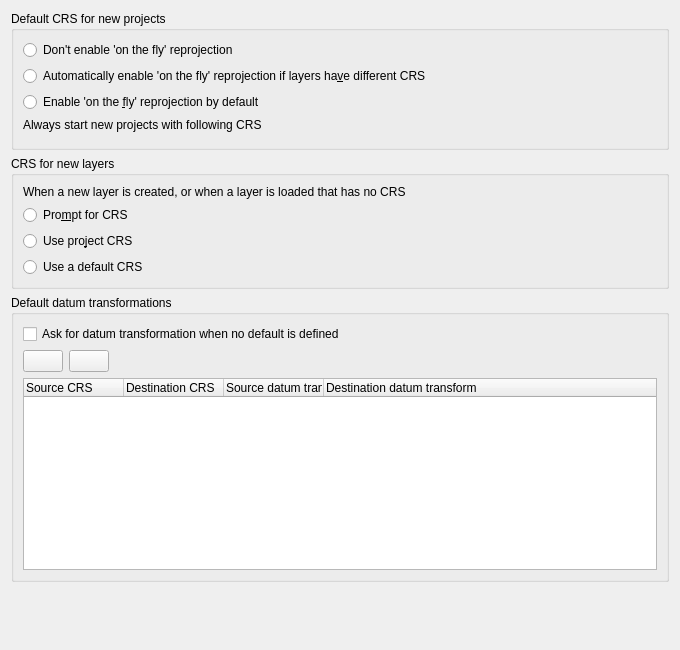
             <widget class="QWidget" name="mOptionsScrollAreaContents_08">
              <property name="geometry">
               <rect>
                <x>0</x>
                <y>0</y>
                <width>680</width>
                <height>650</height>
               </rect>
              </property>
              <layout class="QGridLayout" name="gridLayout_15">
               <item row="5" column="0">
                <spacer name="verticalSpacer">
                 <property name="orientation">
                  <enum>Qt::Vertical</enum>
                 </property>
                 <property name="sizeHint" stdset="0">
                  <size>
                   <width>20</width>
                   <height>40</height>
                  </size>
                 </property>
                </spacer>
               </item>
               <item row="2" column="0">
                <widget class="QgsCollapsibleGroupBox" name="grpProjectionBehaviour">
                 <property name="title">
                  <string>CRS for new layers</string>
                 </property>
                 <layout class="QGridLayout" name="gridLayout_14" columnstretch="0,1">
                  <item row="0" column="0" colspan="2">
                   <widget class="QLabel" name="label_8">
                    <property name="sizePolicy">
                     <sizepolicy hsizetype="Preferred" vsizetype="Maximum">
                      <horstretch>0</horstretch>
                      <verstretch>0</verstretch>
                     </sizepolicy>
                    </property>
                    <property name="text">
                     <string>When a new layer is created, or when a layer is loaded that has no CRS</string>
                    </property>
                    <property name="wordWrap">
                     <bool>true</bool>
                    </property>
                   </widget>
                  </item>
                  <item row="1" column="0">
                   <widget class="QRadioButton" name="radPromptForProjection">
                    <property name="text">
                     <string>Pro&amp;mpt for CRS</string>
                    </property>
                   </widget>
                  </item>
                  <item row="2" column="0">
                   <widget class="QRadioButton" name="radUseProjectProjection">
                    <property name="text">
                     <string>Use pro&amp;ject CRS</string>
                    </property>
                   </widget>
                  </item>
                  <item row="3" column="0">
                   <widget class="QRadioButton" name="radUseGlobalProjection">
                    <property name="text">
                     <string>Use a default CRS</string>
                    </property>
                   </widget>
                  </item>
                  <item row="3" column="1">
                   <widget class="QgsProjectionSelectionWidget" name="leLayerGlobalCrs" native="true">
                    <property name="enabled">
                     <bool>false</bool>
                    </property>
                    <property name="focusPolicy">
                     <enum>Qt::StrongFocus</enum>
                    </property>
                   </widget>
                  </item>
                 </layout>
                </widget>
               </item>
               <item row="1" column="0">
                <widget class="QgsCollapsibleGroupBox" name="grpOtfTransform">
                 <property name="title">
                  <string>Default CRS for new projects</string>
                 </property>
                 <layout class="QGridLayout" name="gridLayout_16" columnstretch="0,1">
                  <item row="0" column="0">
                   <widget class="QRadioButton" name="radOtfNone">
                    <property name="text">
                     <string>Don't enable 'on the fly' reprojection</string>
                    </property>
                   </widget>
                  </item>
                  <item row="0" column="1">
                   <spacer name="horizontalSpacer_43">
                    <property name="orientation">
                     <enum>Qt::Horizontal</enum>
                    </property>
                    <property name="sizeHint" stdset="0">
                     <size>
                      <width>40</width>
                      <height>20</height>
                     </size>
                    </property>
                   </spacer>
                  </item>
                  <item row="1" column="0">
                   <widget class="QRadioButton" name="radOtfAuto">
                    <property name="whatsThis">
                     <string>Automatically enable 'on the fly' reprojection if CRS of a new added layer differ from CRS of layer(s) already present. CRS of present layer(s) will be used.</string>
                    </property>
                    <property name="text">
                     <string>Automatically enable 'on the fly' reprojection if layers ha&amp;ve different CRS</string>
                    </property>
                   </widget>
                  </item>
                  <item row="2" column="0">
                   <widget class="QRadioButton" name="radOtfTransform">
                    <property name="text">
                     <string>Enable 'on the &amp;fly' reprojection by default</string>
                    </property>
                   </widget>
                  </item>
                  <item row="3" column="0">
                   <widget class="QLabel" name="label_16">
                    <property name="text">
                     <string>Always start new projects with following CRS</string>
                    </property>
                   </widget>
                  </item>
                  <item row="4" column="0" colspan="2">
                   <widget class="QgsProjectionSelectionWidget" name="leProjectGlobalCrs" native="true">
                    <property name="focusPolicy">
                     <enum>Qt::StrongFocus</enum>
                    </property>
                   </widget>
                  </item>
                 </layout>
                </widget>
               </item>
               <item row="3" column="0" rowspan="2">
                <widget class="QgsCollapsibleGroupBox" name="mDefaultDatumTransformGroupBox">
                 <property name="title">
                  <string>Default datum transformations</string>
                 </property>
                 <layout class="QGridLayout" name="gridLayout_10">
                  <item row="1" column="0">
                   <layout class="QHBoxLayout" name="horizontalLayout_38">
                    <item>
                     <widget class="QPushButton" name="mAddDefaultTransformButton">
                      <property name="text">
                       <string/>
                      </property>
                      <property name="icon">
                       <iconset>
                        <normaloff>:/images/themes/default/symbologyAdd.svg</normaloff>:/images/themes/default/symbologyAdd.svg</iconset>
                      </property>
                     </widget>
                    </item>
                    <item>
                     <widget class="QPushButton" name="mRemoveDefaultTransformButton">
                      <property name="text">
                       <string/>
                      </property>
                      <property name="icon">
                       <iconset>
                        <normaloff>:/images/themes/default/symbologyRemove.svg</normaloff>:/images/themes/default/symbologyRemove.svg</iconset>
                      </property>
                     </widget>
                    </item>
                    <item>
                     <spacer name="horizontalSpacer_38">
                      <property name="orientation">
                       <enum>Qt::Horizontal</enum>
                      </property>
                      <property name="sizeHint" stdset="0">
                       <size>
                        <width>568</width>
                        <height>20</height>
                       </size>
                      </property>
                     </spacer>
                    </item>
                   </layout>
                  </item>
                  <item row="2" column="0">
                   <widget class="QTreeWidget" name="mDefaultDatumTransformTreeWidget">
                    <column>
                     <property name="text">
                      <string>Source CRS</string>
                     </property>
                    </column>
                    <column>
                     <property name="text">
                      <string>Destination CRS</string>
                     </property>
                    </column>
                    <column>
                     <property name="text">
                      <string>Source datum transform</string>
                     </property>
                    </column>
                    <column>
                     <property name="text">
                      <string>Destination datum transform</string>
                     </property>
                    </column>
                   </widget>
                  </item>
                  <item row="0" column="0">
                   <widget class="QCheckBox" name="chkShowDatumTransformDialog">
                    <property name="text">
                     <string>Ask for datum transformation when no default is defined</string>
                    </property>
                   </widget>
                  </item>
                 </layout>
                </widget>
               </item>
              </layout>
             </widget>
